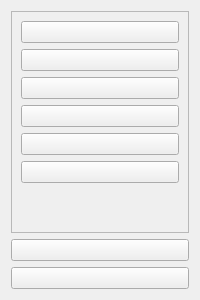
      <widget class="QWidget" name="icon_only_widget" native="true">
       <property name="styleSheet">
        <string notr="true"/>
       </property>
       <layout class="QVBoxLayout" name="verticalLayout_14">
        <item>
         <widget class="QFrame" name="frame_2">
          <property name="frameShape">
           <enum>QFrame::Shape::StyledPanel</enum>
          </property>
          <property name="frameShadow">
           <enum>QFrame::Shadow::Raised</enum>
          </property>
          <layout class="QVBoxLayout" name="verticalLayout_13">
           <item>
            <widget class="QPushButton" name="pushButton">
             <property name="maximumSize">
              <size>
               <width>16777215</width>
               <height>16777213</height>
              </size>
             </property>
             <property name="text">
              <string/>
             </property>
             <property name="icon">
              <iconset resource="resource.qrc">
               <normaloff>:/img/img/home.svg</normaloff>:/img/img/home.svg</iconset>
             </property>
             <property name="checkable">
              <bool>true</bool>
             </property>
            </widget>
           </item>
           <item>
            <widget class="QPushButton" name="p20">
             <property name="text">
              <string/>
             </property>
             <property name="icon">
              <iconset resource="resource.qrc">
               <normaloff>:/img/img/slack.svg</normaloff>:/img/img/slack.svg</iconset>
             </property>
             <property name="checkable">
              <bool>true</bool>
             </property>
             <property name="autoExclusive">
              <bool>true</bool>
             </property>
            </widget>
           </item>
           <item>
            <widget class="QPushButton" name="p21">
             <property name="text">
              <string/>
             </property>
             <property name="icon">
              <iconset resource="resource.qrc">
               <normaloff>:/img/img/shopping-bag.svg</normaloff>:/img/img/shopping-bag.svg</iconset>
             </property>
             <property name="checkable">
              <bool>true</bool>
             </property>
             <property name="autoExclusive">
              <bool>true</bool>
             </property>
            </widget>
           </item>
           <item>
            <widget class="QPushButton" name="p22">
             <property name="text">
              <string/>
             </property>
             <property name="icon">
              <iconset resource="resource.qrc">
               <normaloff>:/img/img/heart.svg</normaloff>:/img/img/heart.svg</iconset>
             </property>
             <property name="checkable">
              <bool>true</bool>
             </property>
             <property name="autoExclusive">
              <bool>true</bool>
             </property>
            </widget>
           </item>
           <item>
            <widget class="QPushButton" name="p23">
             <property name="text">
              <string/>
             </property>
             <property name="icon">
              <iconset resource="resource.qrc">
               <normaloff>:/img/img/mail.svg</normaloff>:/img/img/mail.svg</iconset>
             </property>
             <property name="iconSize">
              <size>
               <width>50</width>
               <height>20</height>
              </size>
             </property>
             <property name="checkable">
              <bool>true</bool>
             </property>
             <property name="autoExclusive">
              <bool>true</bool>
             </property>
            </widget>
           </item>
           <item>
            <widget class="QPushButton" name="p24">
             <property name="text">
              <string/>
             </property>
             <property name="icon">
              <iconset resource="resource.qrc">
               <normaloff>:/img/img/layers.svg</normaloff>:/img/img/layers.svg</iconset>
             </property>
             <property name="iconSize">
              <size>
               <width>50</width>
               <height>20</height>
              </size>
             </property>
             <property name="checkable">
              <bool>true</bool>
             </property>
             <property name="autoExclusive">
              <bool>true</bool>
             </property>
            </widget>
           </item>
           <item>
            <spacer name="verticalSpacer_9">
             <property name="orientation">
              <enum>Qt::Orientation::Vertical</enum>
             </property>
             <property name="sizeHint" stdset="0">
              <size>
               <width>20</width>
               <height>40</height>
              </size>
             </property>
            </spacer>
           </item>
          </layout>
         </widget>
        </item>
        <item>
         <widget class="QPushButton" name="pushButton_15">
          <property name="text">
           <string/>
          </property>
          <property name="icon">
           <iconset resource="resource.qrc">
            <normaloff>:/img/img/settings.svg</normaloff>:/img/img/settings.svg</iconset>
          </property>
          <property name="checkable">
           <bool>true</bool>
          </property>
          <property name="autoExclusive">
           <bool>true</bool>
          </property>
         </widget>
        </item>
        <item>
         <widget class="QPushButton" name="pushButton_16">
          <property name="text">
           <string/>
          </property>
          <property name="icon">
           <iconset resource="resource.qrc">
            <normaloff>:/img/img/log-out.svg</normaloff>:/img/img/log-out.svg</iconset>
          </property>
          <property name="checkable">
           <bool>true</bool>
          </property>
          <property name="autoExclusive">
           <bool>true</bool>
          </property>
         </widget>
        </item>
       </layout>
      </widget>
